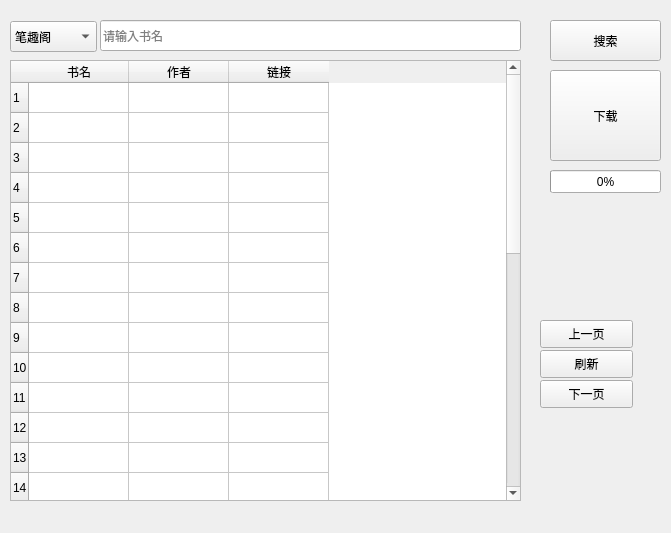
<?xml version="1.0" encoding="UTF-8"?>
<ui version="4.0">
 <class>Form</class>
 <widget class="QWidget" name="Form">
  <property name="geometry">
   <rect>
    <x>0</x>
    <y>0</y>
    <width>671</width>
    <height>533</height>
   </rect>
  </property>
  <property name="contextMenuPolicy">
   <enum>Qt::NoContextMenu</enum>
  </property>
  <property name="windowTitle">
   <string>小说下载器</string>
  </property>
  <widget class="QPushButton" name="button1">
   <property name="geometry">
    <rect>
     <x>550</x>
     <y>20</y>
     <width>111</width>
     <height>41</height>
    </rect>
   </property>
   <property name="text">
    <string>搜索</string>
   </property>
  </widget>
  <widget class="QPushButton" name="button2">
   <property name="geometry">
    <rect>
     <x>550</x>
     <y>70</y>
     <width>111</width>
     <height>91</height>
    </rect>
   </property>
   <property name="text">
    <string>下载</string>
   </property>
  </widget>
  <widget class="QComboBox" name="comboBox">
   <property name="geometry">
    <rect>
     <x>10</x>
     <y>21</y>
     <width>87</width>
     <height>31</height>
    </rect>
   </property>
   <item>
    <property name="text">
     <string>笔趣阁</string>
    </property>
   </item>
   <item>
    <property name="text">
     <string>69书屋</string>
    </property>
   </item>
  </widget>
  <widget class="QLineEdit" name="lineEdit">
   <property name="geometry">
    <rect>
     <x>100</x>
     <y>20</y>
     <width>421</width>
     <height>31</height>
    </rect>
   </property>
   <property name="placeholderText">
    <string>请输入书名</string>
   </property>
  </widget>
  <widget class="QPushButton" name="previous">
   <property name="geometry">
    <rect>
     <x>540</x>
     <y>320</y>
     <width>93</width>
     <height>28</height>
    </rect>
   </property>
   <property name="text">
    <string>上一页</string>
   </property>
  </widget>
  <widget class="QPushButton" name="next">
   <property name="geometry">
    <rect>
     <x>540</x>
     <y>380</y>
     <width>93</width>
     <height>28</height>
    </rect>
   </property>
   <property name="text">
    <string>下一页</string>
   </property>
  </widget>
  <widget class="QLabel" name="page">
   <property name="geometry">
    <rect>
     <x>550</x>
     <y>440</y>
     <width>101</width>
     <height>16</height>
    </rect>
   </property>
   <property name="text">
    <string/>
   </property>
  </widget>
  <widget class="QTableWidget" name="content">
   <property name="geometry">
    <rect>
     <x>10</x>
     <y>60</y>
     <width>511</width>
     <height>441</height>
    </rect>
   </property>
   <property name="rowCount">
    <number>30</number>
   </property>
   <row/>
   <row/>
   <row/>
   <row/>
   <row/>
   <row/>
   <row/>
   <row/>
   <row/>
   <row/>
   <row/>
   <row/>
   <row/>
   <row/>
   <row/>
   <row/>
   <row/>
   <row/>
   <row/>
   <row/>
   <row/>
   <row/>
   <row/>
   <row/>
   <row/>
   <row/>
   <row/>
   <row/>
   <row/>
   <row/>
   <column>
    <property name="text">
     <string>书名</string>
    </property>
   </column>
   <column>
    <property name="text">
     <string>作者</string>
    </property>
   </column>
   <column>
    <property name="text">
     <string>链接</string>
    </property>
   </column>
  </widget>
  <widget class="QPushButton" name="refresh">
   <property name="geometry">
    <rect>
     <x>540</x>
     <y>350</y>
     <width>93</width>
     <height>28</height>
    </rect>
   </property>
   <property name="text">
    <string>刷新</string>
   </property>
  </widget>
  <widget class="QProgressBar" name="progressBar">
   <property name="geometry">
    <rect>
     <x>550</x>
     <y>170</y>
     <width>111</width>
     <height>23</height>
    </rect>
   </property>
   <property name="value">
    <number>0</number>
   </property>
  </widget>
 </widget>
 <resources/>
 <connections/>
</ui>
